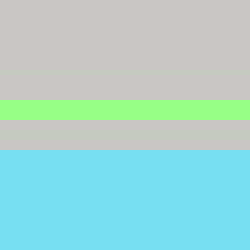
Frame 1 (no input)
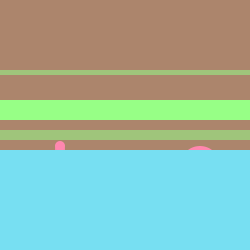
Frame 60 (the mouse pressed at the canvas centre just before this capture)
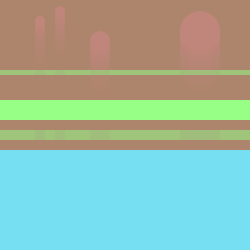
Frame 120 (the mouse held since frame 60 and released just before this capture)

The Processing sketch that drew these frames (run headless with seeded random() and noise(); from frame 60 on, the mouse is pressed at the canvas centre):

// Processing sketch: processing_55558
// ── processing_55558.pde

/*
Coding by Alyssa C 

Editing by Cecilia Chen 
YSDN 2012 
Project 2c Emerge

*/

float a = 80.0;
float speed = 3.0;
float radius = 20.0;

void setup(){
size(250,250);

smooth();
noStroke();
ellipseMode(RADIUS);
}

void draw(){
//* background *//   
fill(#a58163, 20);
rect(0,0,width,height);

//*rectangle*// 
fill(#97ff86, 20); 
rect(0,70, width, 5); 

//*rectangle*// 
fill(#97ff86, 20); 
rect(0,130, width, 10); 

//*moving circle*//
fill(#ff87af); 
ellipse(100, 50-a, 10, 10); 

//*moving circle*//
fill(#ff87af); 
ellipse(200, 40-a, radius, radius); 

//*moving circle*//
fill(#ff87af); 
ellipse(40, 30-a, 5, 5); 


//*moving circle*//
fill(#ff87af); 
ellipse(60, 20-a, 5, 5); 

//*rectangle*// 
fill(#77dff2);
rect(0,150, width, 100); 


//*rectangle*// 
fill(#97ff86); 
rect(0,100, width, 20);



a += speed;
if(a>10){
  a=-300;
}
}
